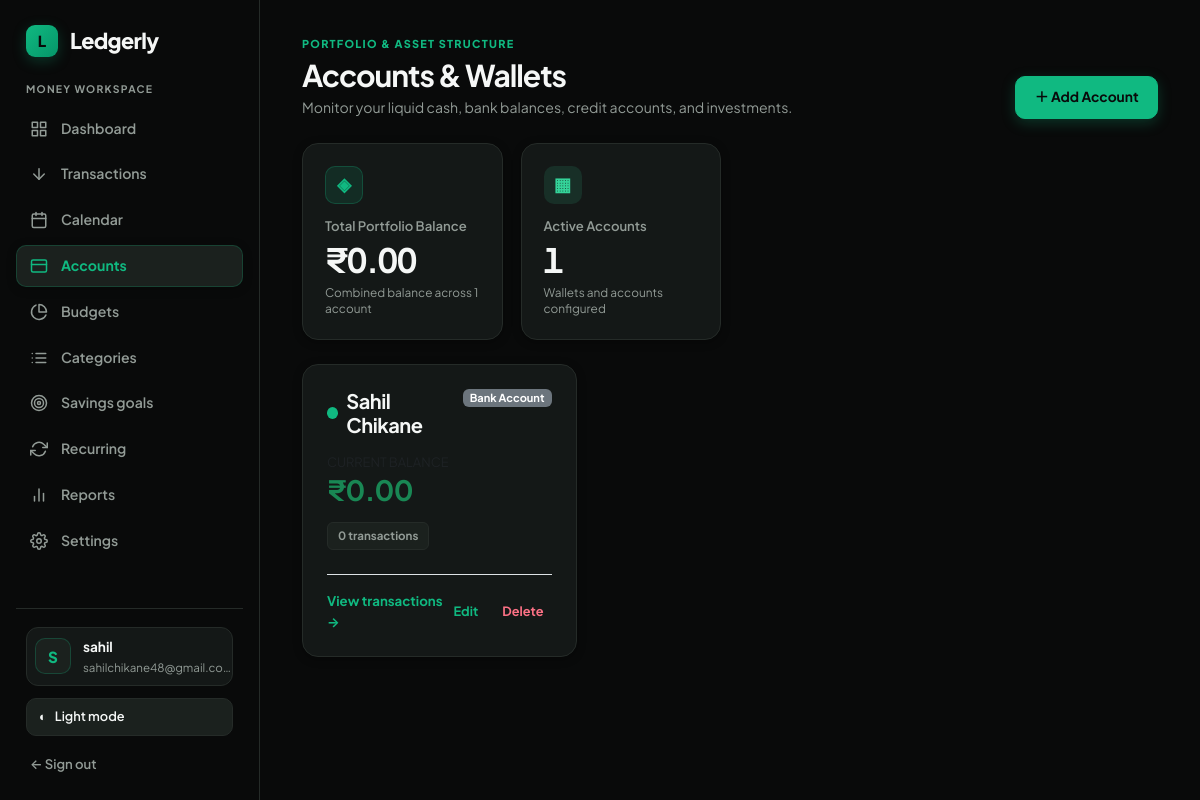
/accounts/ (signed in), run on the app's committed database.
### expenses/models.py (models this page shows, shortened)
class Account(models.Model):
    class AccountType(models.TextChoices):
        BANK = 'bank', 'Bank Account'
        CASH = 'cash', 'Cash Wallet'
        CREDIT = 'credit', 'Credit Card'
        SAVINGS = 'savings', 'Savings'
        INVESTMENT = 'investment', 'Investment'
        OTHER = 'other', 'Other'
    owner = models.ForeignKey(
        settings.AUTH_USER_MODEL, on_delete=models.CASCADE, related_name='accounts'
    )
    name = models.CharField(max_length=60)
    account_type = models.CharField(max_length=20, choices=AccountType.choices, default=AccountType.BANK)
    balance = models.DecimalField(
        max_digits=12, decimal_places=2, default=Decimal('0.00')
    )
    currency = models.CharField(max_length=10, default='INR')
    color = models.CharField(max_length=20, default='#10b981')
    created_at = models.DateTimeField(auto_now_add=True)
    updated_at = models.DateTimeField(auto_now=True)
    class Meta:
        ordering = ['name']
        constraints = [
            models.UniqueConstraint(
                fields=['owner', 'name'], name='unique_account_per_owner'
            )
        ]

### expenses/views.py (the view)
# urls.py: path('accounts/', views.account_list, name='account_list'),
@login_required
def account_list(request):
    accounts = Account.objects.filter(owner=request.user).annotate(
        tx_count=Count('transactions')
    )
    total_balance = sum((a.balance for a in accounts), Decimal('0.00'))
    return render(
        request,
        'expenses/account_list.html',
        {
            'accounts': accounts,
            'total_balance': total_balance,
            'account_count': accounts.count(),
        },
    )

### expenses/templates/expenses/account_list.html (shortened to what this page needs)
{% extends 'expenses/base.html' %}
{% load humanize %}
{% block content %}
<div class="page-heading premium-heading">
    <div>
        <p class="eyebrow">PORTFOLIO & ASSET STRUCTURE</p>
        <h1>Accounts & Wallets</h1>
        <p>Monitor your liquid cash, bank balances, credit accounts, and investments.</p>
    </div>
    <div class="heading-actions">
        <a class="btn btn-primary" href="{% url 'account_create' %}">
            ＋ Add Account
        </a>
    </div>
</div>
<section class="stats-grid premium-stats mb-4">
    <article class="stat-card balance-card">
        <span class="stat-icon">◈</span>
        <p>Total Portfolio Balance</p>
        <h2>₹{{ total_balance|floatformat:2|intcomma }}</h2>
        <small>Combined balance across {{ account_count }} account{{ account_count|pluralize }}</small>
    </article>
    <article class="stat-card count-card">
        <span class="stat-icon">▦</span>
        <p>Active Accounts</p>
        <h2>{{ account_count }}</h2>
        <small>Wallets and accounts configured</small>
    </article>
</section>
{% if accounts %}
    <section class="row g-3">
        {% for account in accounts %}
            <div class="col-md-6 col-lg-4">
                <article class="panel h-100 p-4 d-flex flex-column justify-content-between position-relative">
                    <div>
                        <div class="d-flex justify-content-between align-items-start mb-3">
                            <div class="d-flex align-items-center gap-2">
                                <span style="width: 12px; height: 12px; border-radius: 50%; background: {{ account.color|default:'#10b981' }}; display: inline-block;"></span>
                                <h3 class="h5 mb-0 fw-bold">{{ account.name }}</h3>
                            </div>
                            <span class="badge bg-secondary">{{ account.get_account_type_display }}</span>
                        </div>
                        <div class="my-3">
                            <span class="text-muted small d-block">CURRENT BALANCE</span>
                            <h2 class="h3 mb-0 fw-bold text-success font-numeric">
                                ₹{{ account.balance|floatformat:2|intcomma }}
                            </h2>
                        </div>
                        <div class="d-flex align-items-center gap-2 my-2">
                            <span class="category-pill">{{ account.tx_count }} transaction{{ account.tx_count|pluralize }}</span>
                        </div>
                    </div>
                    <div class="d-flex justify-content-between align-items-center pt-3 border-top mt-3">
                        <a href="{% url 'transaction_list' %}?account={{ account.pk }}" class="text-link small fw-bold">
                            View transactions →
                        </a>
                        <div class="d-flex align-items-center gap-2">
                            <a href="{% url 'account_update' account.pk %}" class="icon-action" title="Edit account">Edit</a>
                            <form method="post" action="{% url 'account_delete' account.pk %}" class="d-inline">
                                <button type="submit" class="icon-action danger" data-confirm="Delete account ‘{{ account.name|escapejs }}’? Transactions linked to it will remain unassigned.">Delete</button>
                            </form>
                        </div>
                    </div>
                </article>
            </div>
        {% endfor %}
    </section>
{% endif %}
{% endblock %}

### expenses/templates/expenses/base.html (shortened to what this page needs)
{% load static %}
<!doctype html>
<html lang="en" data-theme="dark">
<head>
    <link
        href="https://cdn.jsdelivr.net/npm/bootstrap@5.3.3/dist/css/bootstrap.min.css"
        rel="stylesheet"
    >
    <link rel="stylesheet" href="{% static 'expenses/css/style.css' %}">
    <link rel="stylesheet" href="{% static 'expenses/css/premium.css' %}">
</head>
<body class="{% if user.is_authenticated %}app-body{% else %}auth-body{% endif %}">
{% if user.is_authenticated %}
    <div class="app-shell">
        <aside class="sidebar" id="sidebar">
            <a class="brand" href="{% url 'dashboard' %}" aria-label="Ledgerly home">
                <span class="brand-mark" aria-hidden="true">L</span>
                <span class="brand-name">Ledgerly</span>
            </a>
            <p class="sidebar-kicker">MONEY WORKSPACE</p>
            <nav class="sidebar-nav" aria-label="Main navigation">
                <a href="{% url 'dashboard' %}"
                   class="{% if request.resolver_match.url_name == 'dashboard' %}active{% endif %}">
                    <span class="nav-icon" aria-hidden="true">
                    </span>
                    Dashboard
                </a>
                <a href="{% url 'transaction_list' %}"
                   class="{% if request.resolver_match.url_name in 'transaction_list transaction_detail transaction_update transaction_create transaction_import_csv' %}active{% endif %}">
                    <span class="nav-icon" aria-hidden="true">
                        <svg width="18" height="18" viewBox="0 0 24 24" fill="none" stroke="currentColor" stroke-width="2" stroke-linecap="round" stroke-linejoin="round"><line x1="12" y1="5" x2="12" y2="19"></line><polyline points="19 12 12 19 5 12"></polyline></svg>
                    </span>
                    Transactions
                </a>
                <a href="{% url 'transaction_calendar' %}"
                   class="{% if request.resolver_match.url_name == 'transaction_calendar' %}active{% endif %}">
                    <span class="nav-icon" aria-hidden="true">
                    </span>
                    Calendar
                </a>
                <a href="{% url 'account_list' %}"
                   class="{% if request.resolver_match.url_name == 'account_list' %}active{% endif %}">
                    <span class="nav-icon" aria-hidden="true">
                        <svg width="18" height="18" viewBox="0 0 24 24" fill="none" stroke="currentColor" stroke-width="2" stroke-linecap="round" stroke-linejoin="round"><rect x="2" y="4" width="20" height="16" rx="2"></rect><line x1="2" y1="10" x2="22" y2="10"></line></svg>
                    </span>
                    Accounts
                </a>
                <a href="{% url 'budget_list' %}"
                   class="{% if request.resolver_match.url_name in 'budget_list budget_create budget_update' %}active{% endif %}">
                    <span class="nav-icon" aria-hidden="true">
                        <svg width="18" height="18" viewBox="0 0 24 24" fill="none" stroke="currentColor" stroke-width="2" stroke-linecap="round" stroke-linejoin="round"><path d="M21.21 15.89A10 10 0 1 1 8 2.83"></path><path d="M22 12A10 10 0 0 0 12 2v10z"></path></svg>
                    </span>
                    Budgets
                </a>
                <a href="{% url 'category_list' %}"
                   class="{% if request.resolver_match.url_name == 'category_list' %}active{% endif %}">
                    <span class="nav-icon" aria-hidden="true">
                    </span>
                    Categories
                </a>
                <a href="{% url 'goal_list' %}"
                   class="{% if request.resolver_match.url_name in 'goal_list goal_create goal_update' %}active{% endif %}">
                    <span class="nav-icon" aria-hidden="true">
                        <svg width="18" height="18" viewBox="0 0 24 24" fill="none" stroke="currentColor" stroke-width="2" stroke-linecap="round" stroke-linejoin="round"><circle cx="12" cy="12" r="10"></circle><circle cx="12" cy="12" r="6"></circle><circle cx="12" cy="12" r="2"></circle></svg>
                    </span>
                    Savings goals
                </a>
                <a href="{% url 'recurring_list' %}"
                   class="{% if request.resolver_match.url_name in 'recurring_list recurring_create recurring_update' %}active{% endif %}">
                    <span class="nav-icon" aria-hidden="true">
                    </span>
                    Recurring
                </a>
                <a href="{% url 'reports' %}"
                   class="{% if request.resolver_match.url_name == 'reports' %}active{% endif %}">
                    <span class="nav-icon" aria-hidden="true">
                        <svg width="18" height="18" viewBox="0 0 24 24" fill="none" stroke="currentColor" stroke-width="2" stroke-linecap="round" stroke-linejoin="round"><line x1="18" y1="20" x2="18" y2="10"></line><line x1="12" y1="20" x2="12" y2="4"></line><line x1="6" y1="20" x2="6" y2="14"></line></svg>
                    </span>
                    Reports
                </a>
                <a href="{% url 'settings_view' %}"
                   class="{% if request.resolver_match.url_name == 'settings_view' %}active{% endif %}">
                    <span class="nav-icon" aria-hidden="true">
                    </span>
                    Settings
                </a>
            </nav>
            <div class="sidebar-bottom">
                <div class="user-chip">
                    <span class="avatar">{{ user.username|first|upper }}</span>
                    <span>
                        <strong>{{ user.get_full_name|default:user.username }}</strong>
                        <small>{{ user.email|default:'Personal account' }}</small>
                    </span>
                </div>
                <button
                    class="theme-toggle"
                    type="button"
                    data-theme-toggle
                    aria-label="Toggle dark mode"
                >
                    ◐ <span>Dark mode</span>
                </button>
                <form method="post" action="{% url 'logout' %}">
                    <button class="logout-button" type="submit">
                        ← Sign out
                    </button>
                </form>
            </div>
        </aside>
        <div class="page-area">
            <main class="main-content">
                {% block content %}{% endblock %}
            </main>
        </div>
    </div>
{% endif %}
</body>
</html>

### data on the page
Account: name "Sahil Chikane", account_type "Bank Account", balance "0.00", tx_count "0"

### other printed values
{{ user.username|first|upper }} "S"
{{ user.get_full_name|default:user.username }} "sahil"
{{ user.email|default:'Personal account' }} "sahilchikane48@gmail.com"
{{ total_balance|floatformat:2|intcomma }} "0.00"
{{ account_count }} "1"
